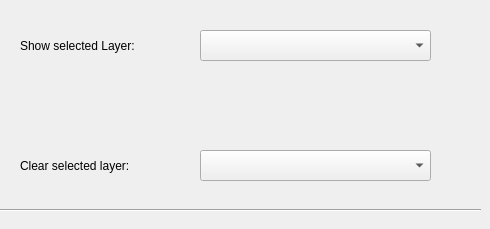
    <widget class="QWidget" name="datatab">
     <attribute name="title">
      <string>Data</string>
     </attribute>
     <widget class="QLabel" name="selectlayerlabel">
      <property name="geometry">
       <rect>
        <x>20</x>
        <y>30</y>
        <width>181</width>
        <height>31</height>
       </rect>
      </property>
      <property name="minimumSize">
       <size>
        <width>181</width>
        <height>31</height>
       </size>
      </property>
      <property name="cursor">
       <cursorShape>ArrowCursor</cursorShape>
      </property>
      <property name="mouseTracking">
       <bool>true</bool>
      </property>
      <property name="text">
       <string>Show selected Layer:</string>
      </property>
     </widget>
     <widget class="QComboBox" name="selectlayercombo">
      <property name="geometry">
       <rect>
        <x>200</x>
        <y>30</y>
        <width>231</width>
        <height>31</height>
       </rect>
      </property>
      <property name="minimumSize">
       <size>
        <width>231</width>
        <height>31</height>
       </size>
      </property>
      <property name="cursor">
       <cursorShape>PointingHandCursor</cursorShape>
      </property>
      <property name="mouseTracking">
       <bool>true</bool>
      </property>
     </widget>
     <widget class="Line" name="locatefireline">
      <property name="geometry">
       <rect>
        <x>0</x>
        <y>200</y>
        <width>481</width>
        <height>20</height>
       </rect>
      </property>
      <property name="minimumSize">
       <size>
        <width>481</width>
        <height>20</height>
       </size>
      </property>
      <property name="cursor">
       <cursorShape>ArrowCursor</cursorShape>
      </property>
      <property name="orientation">
       <enum>Qt::Horizontal</enum>
      </property>
     </widget>
     <widget class="QLabel" name="label_6">
      <property name="geometry">
       <rect>
        <x>20</x>
        <y>150</y>
        <width>181</width>
        <height>31</height>
       </rect>
      </property>
      <property name="minimumSize">
       <size>
        <width>181</width>
        <height>31</height>
       </size>
      </property>
      <property name="cursor">
       <cursorShape>ArrowCursor</cursorShape>
      </property>
      <property name="mouseTracking">
       <bool>true</bool>
      </property>
      <property name="text">
       <string>Clear selected layer:</string>
      </property>
     </widget>
     <widget class="QComboBox" name="clearlayercombo">
      <property name="geometry">
       <rect>
        <x>200</x>
        <y>150</y>
        <width>231</width>
        <height>31</height>
       </rect>
      </property>
      <property name="minimumSize">
       <size>
        <width>231</width>
        <height>31</height>
       </size>
      </property>
      <property name="cursor">
       <cursorShape>PointingHandCursor</cursorShape>
      </property>
      <property name="mouseTracking">
       <bool>true</bool>
      </property>
     </widget>
    </widget>
